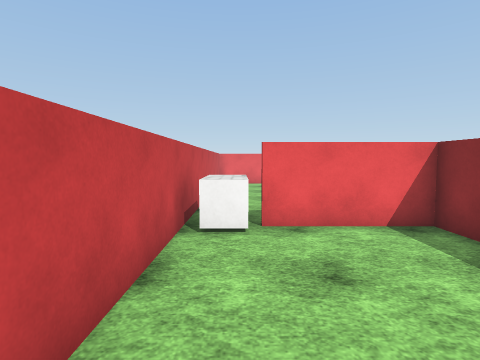
view 1 (above)

18 first-person views from a walk through a scene from a Unity 3-D project. The camera is 1.5 m above the floor, tilts 4° down and sees 80° across. The floor is counted in squares, 1 m on a side. Each view is taken from the middle of a square. On the plan, view 1 faces up. The plan holds only what a view shows up to about 14 squares ahead; the rest is blank. The place goes on beyond the plan. Surface patterns are stand-ins for the level's own textures.

view 2
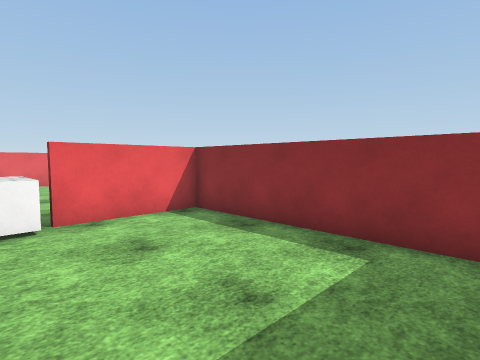

view 3
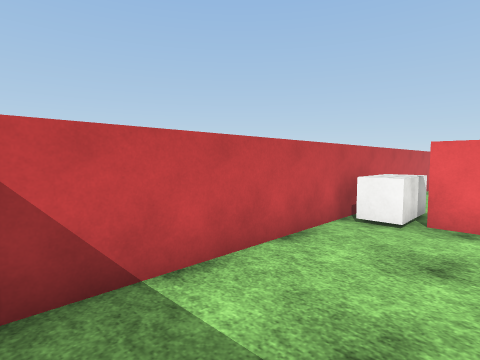

view 4
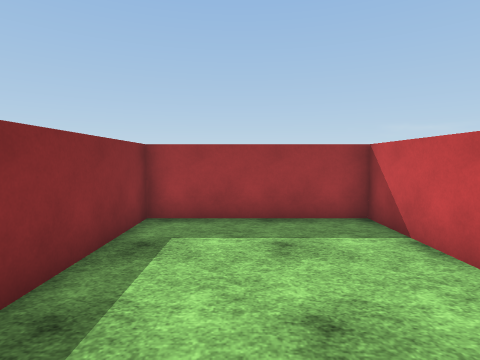

view 5
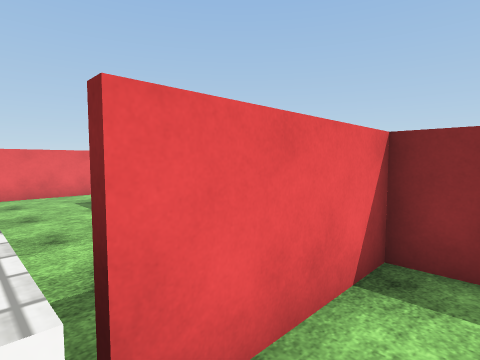

view 6
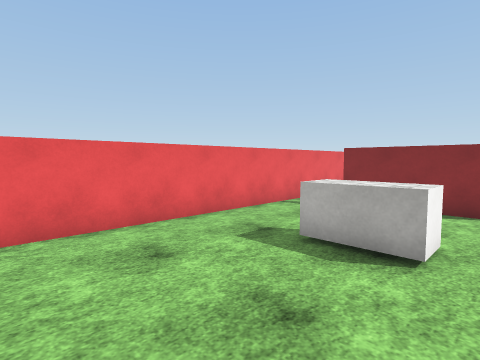

view 7
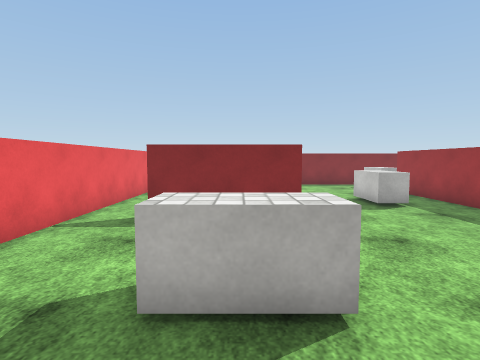

view 8
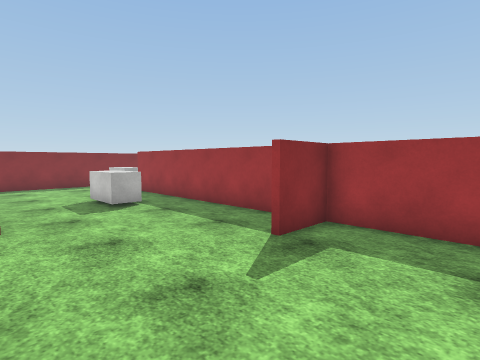

view 9
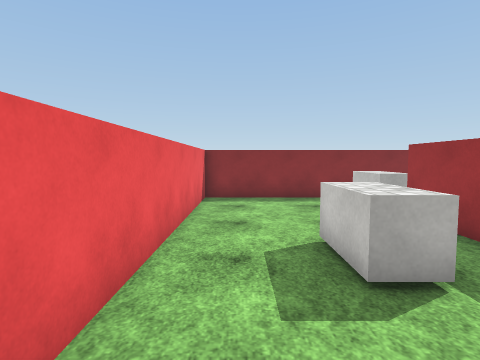

view 10
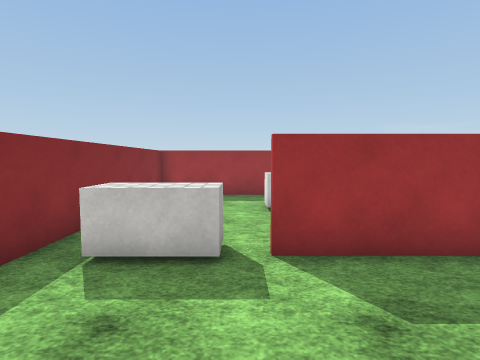

view 11
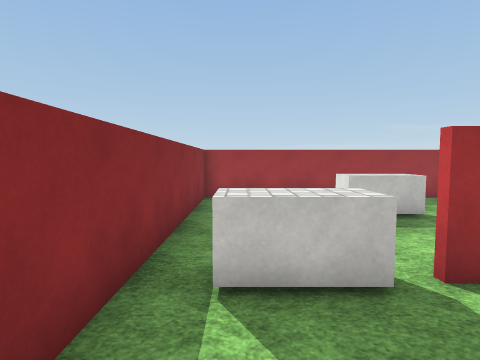

view 12
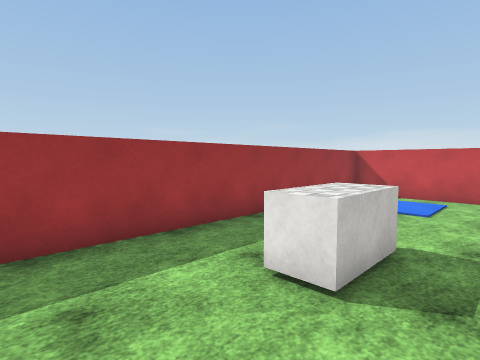

view 13
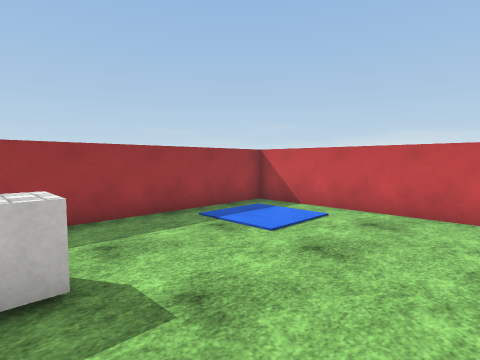

view 14
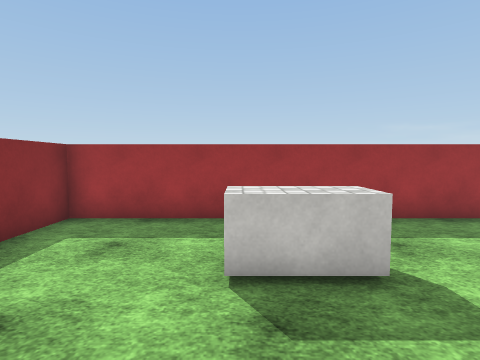

view 15
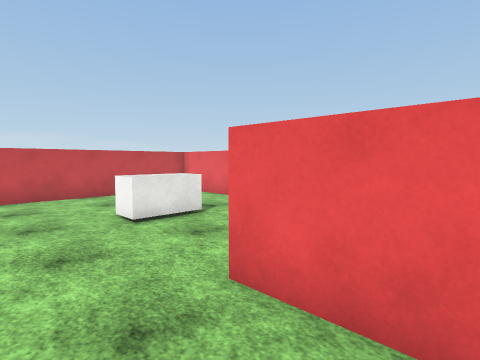

view 16
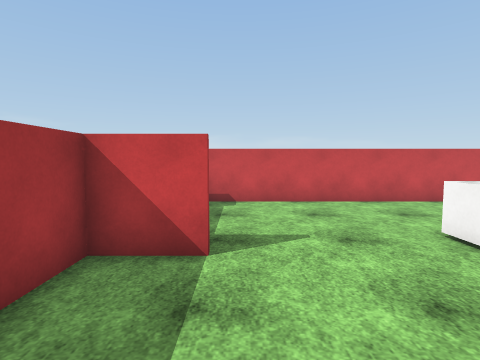

view 17
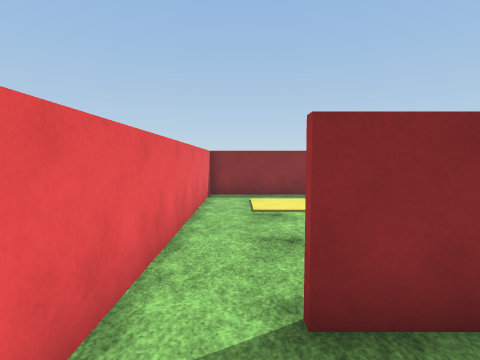

view 18
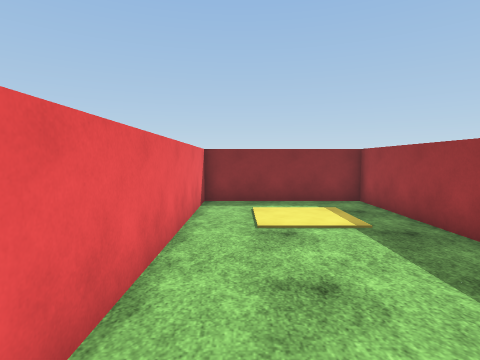

### Floor plan
Ten units are one square. View 1 is at (0, 0); x grows to the right and y downward. Boxes are objects, and circles mark ways between rooms. Rooms are numbered by the first view taken in them; rooms with no view inside come last. Other rooms are left out.
<svg viewBox="-18 -188 208 207">
<path fill="none" stroke="#000" d="M-13 -64 -13 13 39 13M46 -64 5 -64M44 14 44 -70M46 -86 46 -64M44 -70 44 -85M46 -54 46 14M15 -66 145 -66M182 -124 84 -124 84 -165M74 -183 -6 -183M39 13 184 13 184 -131M-13 -178 -13 -64M131 -126 185 -126M184 -131 184 -183 74 -183"/>
<rect x="-5" y="-75" width="10" height="20" fill="#bbb"><title>block</title></rect>
<rect x="35" y="-145" width="10" height="20" fill="#bbb"><title>block</title></rect>
<rect x="35" y="-155" width="10" height="10" fill="#bbb"><title>block</title></rect>
<rect x="95" y="-95" width="30" height="10" fill="#bbb"><title>block</title></rect>
<rect x="125" y="-25" width="20" height="10" fill="#bbb"><title>block</title></rect>
<rect x="155" y="-75" width="20" height="20" fill="#bbb"><title>block</title></rect>
<circle cx="-5" cy="-70" r="3" fill="#2a7"/>
<circle cx="80" cy="-175" r="3" fill="#2a7"/>
<text x="10" y="-30">1</text>
<text x="90" y="-80">2</text>
<text x="130" y="-160">3</text>
</svg>
Room 1 opens to room 2. Room 2 opens to room 3.

Where each view was taken, in squares from view 1:
view 1: 0 up, 0 right, facing up
view 2: 1 down, 1 left, facing up-right
view 3: 1 down, 2 right, facing up-left
view 4: 6 up, 2 right, facing down
view 5: 5 up, 0 right, facing up-right
view 6: 12 up, 1 left, facing up-right
view 7: 14 up, 1 right, facing right
view 8: 13 up, 1 right, facing down-right
view 9: 11 up, 7 right, facing right
view 10: 11 up, 15 right, facing down
view 11: 10 up, 17 right, facing down
view 12: 4 up, 17 right, facing down-left
view 13: 6 up, 13 right, facing down-left
view 14: 6 up, 14 right, facing down
view 15: 10 up, 11 right, facing up-left
view 16: 9 up, 9 right, facing left
view 17: 17 up, 6 right, facing right
view 18: 17 up, 8 right, facing right
